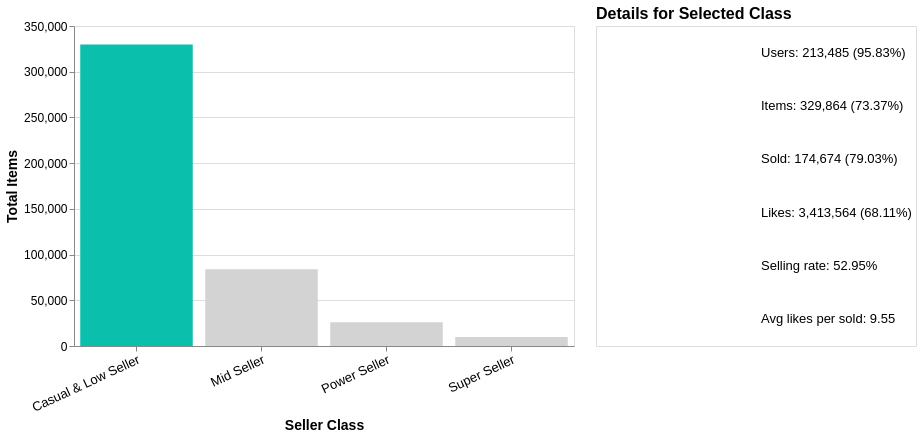

Express this chart as Vega-Lite.
### Vega-Lite specification from a JSON file in a GitHub repository (floating-point values rounded to 4 significant figures)
{"config": {"view": {"continuousWidth": 300, "continuousHeight": 300}}, "hconcat": [{"mark": {"type": "bar"}, "encoding": {"color": {"condition": {"param": "Seleziona", "value": "#0AC0AD"}, "value": "#d3d3d3"}, "tooltip": [{"field": "total_items", "title": "Total items", "type": "quantitative"}, {"field": "n_users", "title": "N. seller", "type": "quantitative"}, {"field": "%_items", "format": ".2f", "title": "% of items", "type": "quantitative"}], "x": {"axis": {"labelAngle": -25, "labelFontSize": 13, "titleFontSize": 14}, "field": "seller_class", "sort": ["Casual & Low Seller", "Mid Seller", "Power Seller", "Super Seller"], "title": "Seller Class", "type": "nominal"}, "y": {"axis": {"labelFontSize": 12, "titleFontSize": 14}, "field": "total_items", "title": "Total Items", "type": "quantitative"}}, "height": 320, "name": "view_10", "width": 500}, {"mark": {"type": "text", "align": "left", "baseline": "middle", "dx": 5, "fontSize": 13}, "encoding": {"text": {"field": "label", "type": "nominal"}, "y": {"axis": null, "field": "metric", "sort": ["users", "items", "sold", "likes", "rate", "like_sold"], "type": "nominal"}}, "height": 320, "title": {"text": "Details for Selected Class", "anchor": "start", "font": "Helvetica", "fontSize": 16}, "transform": [{"filter": {"param": "Seleziona"}}, {"calculate": "format(datum.n_users, \",\") + \" (\" + format(datum[\"%_users\"], \".2f\") + \"%)\"", "as": "users"}, {"calculate": "format(datum.total_items, \",\") + \" (\" + format(datum[\"%_items\"], \".2f\") + \"%)\"", "as": "items"}, {"calculate": "format(datum.total_items_sold, \",\") + \" (\" + format(datum[\"%_sold\"], \".2f\") + \"%)\"", "as": "sold"}, {"calculate": "format(datum.total_likes, \",\") + \" (\" + format(datum[\"%_liked\"], \".2f\") + \"%)\"", "as": "likes"}, {"calculate": "format(datum.selling_rate, \".2f\") + \"%\" ", "as": "rate"}, {"calculate": "format(datum.avg_like_per_sold, \".2f\")", "as": "like_sold"}, {"fold": ["users", "items", "sold", "likes", "rate", "like_sold"], "as": ["metric", "value"]}, {"calculate": "datum.metric == 'users' ? 'Users: ' + datum.value :\n             datum.metric == 'items' ? 'Items: ' + datum.value :\n             datum.metric == 'sold' ? 'Sold: ' + datum.value :\n             datum.metric == 'likes' ? 'Likes: ' + datum.value :\n             datum.metric == 'rate' ? 'Selling rate: ' + datum.value :\n             datum.metric == 'like_sold' ? 'Avg likes per sold: ' + datum.value : ''", "as": "label"}], "width": 320}], "data": {"name": "data-4aa3d39367fa49716aaa0691b55a4df4"}, "params": [{"name": "Seleziona", "select": {"type": "point", "fields": ["seller_class"]}, "value": [{"seller_class": "Casual & Low Seller"}], "views": ["view_10"]}], "$schema": "https://vega.github.io/schema/vega-lite/v5.20.1.json", "datasets": {"data-4aa3d39367fa49716aaa0691b55a4df4": [{"seller_class": "Casual & Low Seller", "n_users": 213485, "total_items": 329864, "total_items_sold": 174674, "total_likes": 3413564, "avg_like_per_sold": 9.547, "%_users": 95.83, "%_items": 73.37, "%_sold": 79.03, "%_liked": 68.11, "selling_rate": 52.95}, {"seller_class": "Mid Seller", "n_users": 8819, "total_items": 83868, "total_items_sold": 37075, "total_likes": 934787, "avg_like_per_sold": 29.33, "%_users": 3.959, "%_items": 18.65, "%_sold": 16.77, "%_liked": 18.65, "selling_rate": 44.21}, {"seller_class": "Power Seller", "n_users": 469, "total_items": 25973, "total_items_sold": 8770, "total_likes": 389833, "avg_like_per_sold": 126.8, "%_users": 0.2105, "%_items": 5.777, "%_sold": 3.968, "%_liked": 7.778, "selling_rate": 33.77}, {"seller_class": "Super Seller", "n_users": 9, "total_items": 9876, "total_items_sold": 503, "total_likes": 273694, "avg_like_per_sold": 1937.0, "%_users": 0.00404, "%_items": 2.197, "%_sold": 0.2276, "%_liked": 5.461, "selling_rate": 5.093}]}}
